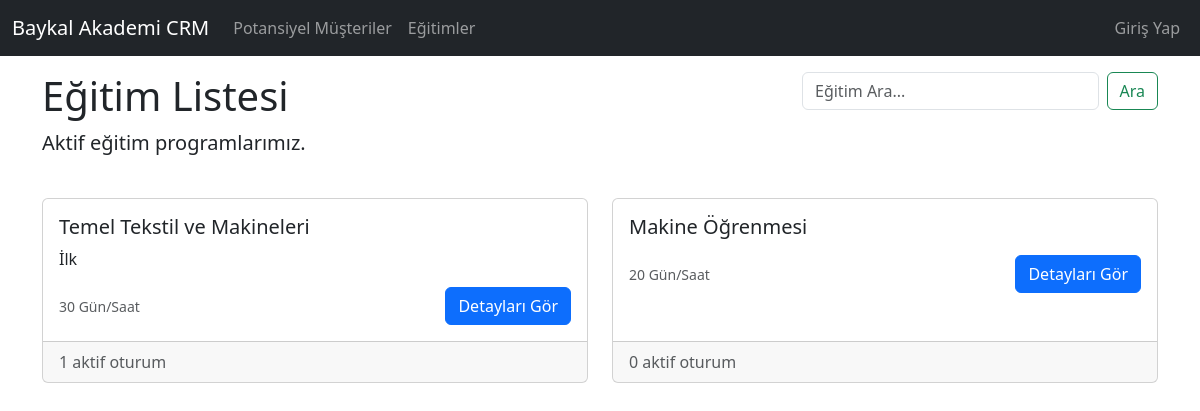
Page /trainings/ on the earlier database version.
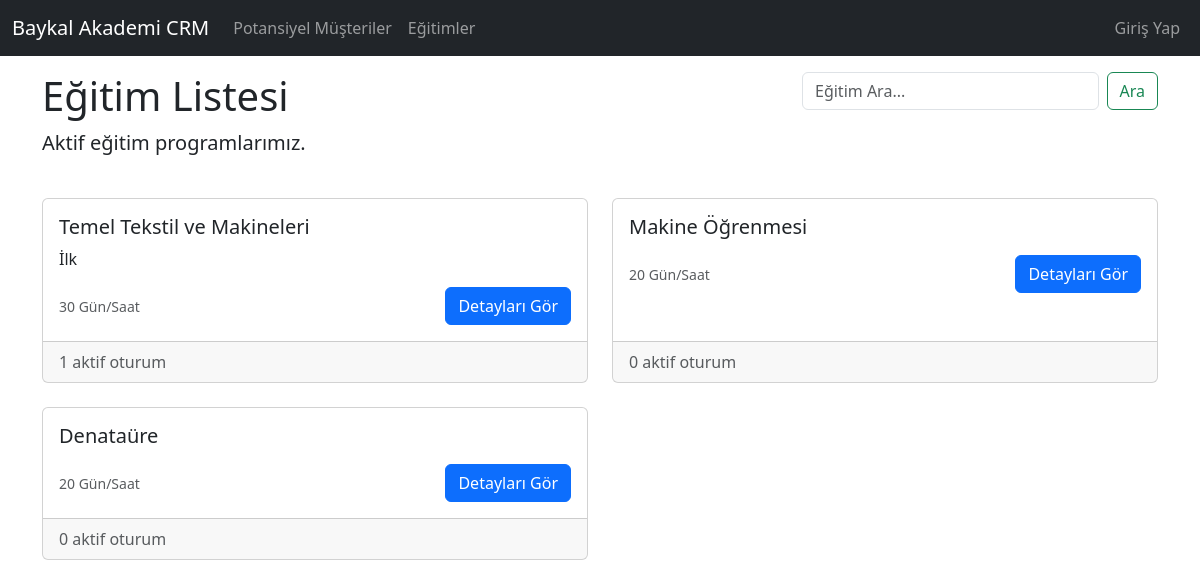
Same page on the later database version.
### core/models.py (models this page shows, shortened)
class Training(models.Model):
    name = models.CharField(max_length=200)
    description = models.TextField(blank=True, null=True)
    default_duration = models.IntegerField(help_text="Duration in hours or days", blank=True, null=True)
    is_active = models.BooleanField(default=True)

### core/views.py (the view)
# urls.py: path('trainings/', views.training_list, name='training_list'),
def training_list(request):
    query = request.GET.get('q')
    if query:
        trainings = Training.objects.filter(name__icontains=query, is_active=True)
    else:
        trainings = Training.objects.filter(is_active=True)
    return render(request, 'core/training/training_list.html', {'trainings': trainings, 'search_query': query})

### core/templates/core/training/training_list.html (shortened to what this page needs)
{% extends 'core/base.html' %}
{% block content %}
<div class="row mb-4">
    <div class="col-md-8">
        <h1>Eğitim Listesi</h1>
        <p class="lead">Aktif eğitim programlarımız.</p>
    </div>
    <div class="col-md-4">
        <form class="d-flex" method="get">
            <input class="form-control me-2" type="search" placeholder="Eğitim Ara..." aria-label="Search" name="q"
                value="{{ search_query|default:'' }}">
            <button class="btn btn-outline-success" type="submit">Ara</button>
        </form>
    </div>
</div>
<div class="row">
    {% for training in trainings %}
    <div class="col-md-6 mb-4">
        <div class="card h-100">
            <div class="card-body">
                <h5 class="card-title">{{ training.name }}</h5>
                <p class="card-text">{{ training.description|truncatewords:20 }}</p>
                <div class="d-flex justify-content-between align-items-center">
                    <small class="text-muted">{{ training.default_duration }} Gün/Saat</small>
                    <div>
                        <a href="{% url 'training_detail' training.id %}" class="btn btn-primary">Detayları Gör</a>
                    </div>
                </div>
            </div>
            <div class="card-footer text-muted">
                {{ training.trainingsession_set.count }} aktif oturum
            </div>
        </div>
    </div>
    {% empty %}
    <div class="col">
        <div class="alert alert-info">Henüz aktif eğitim bulunmamaktadır.</div>
    </div>
    {% endfor %}
</div>
{% endblock %}

Differences in the rows shown:
added Training: name "Denataüre", default_duration "20", trainingsession_set.count "0"
